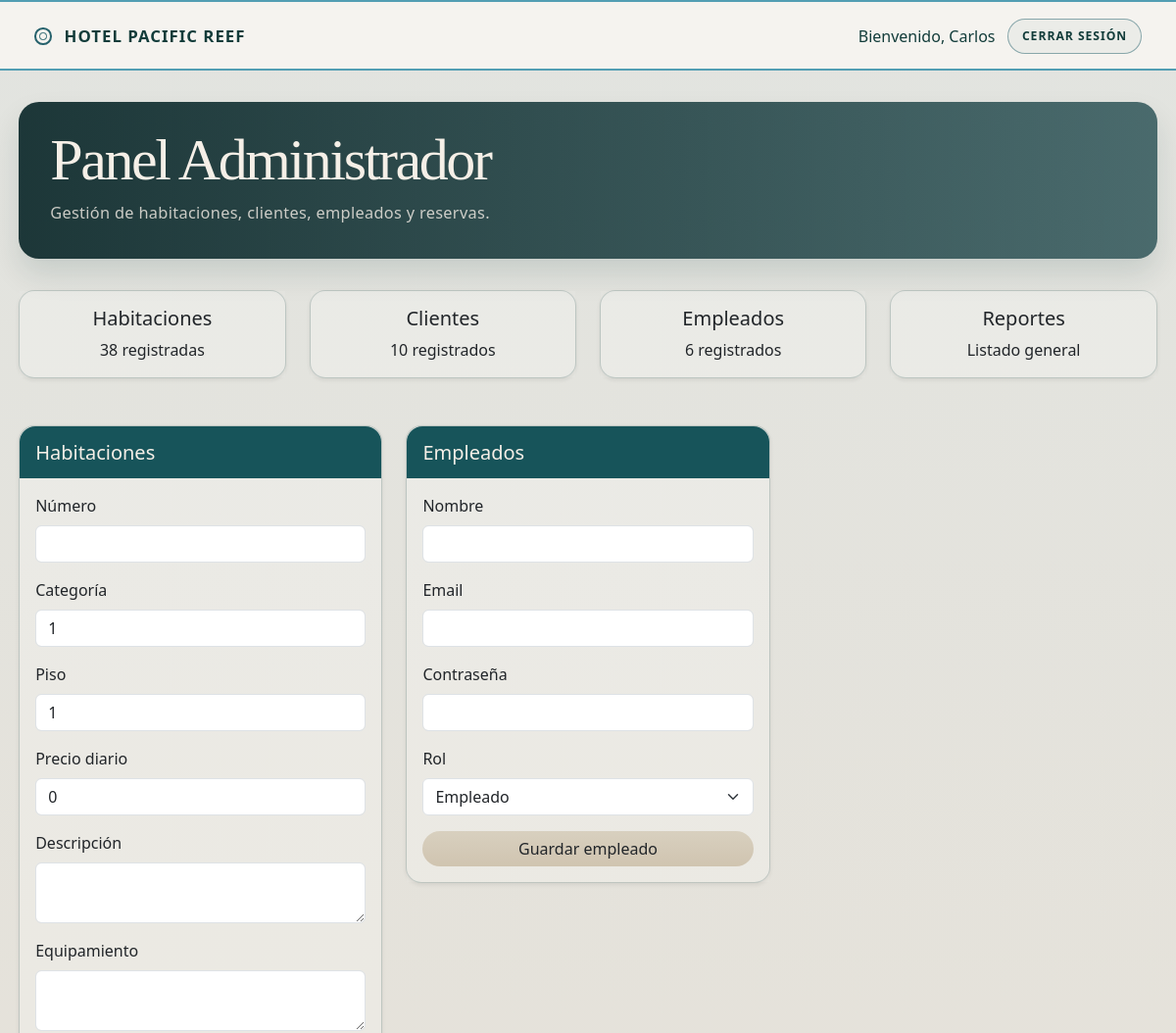
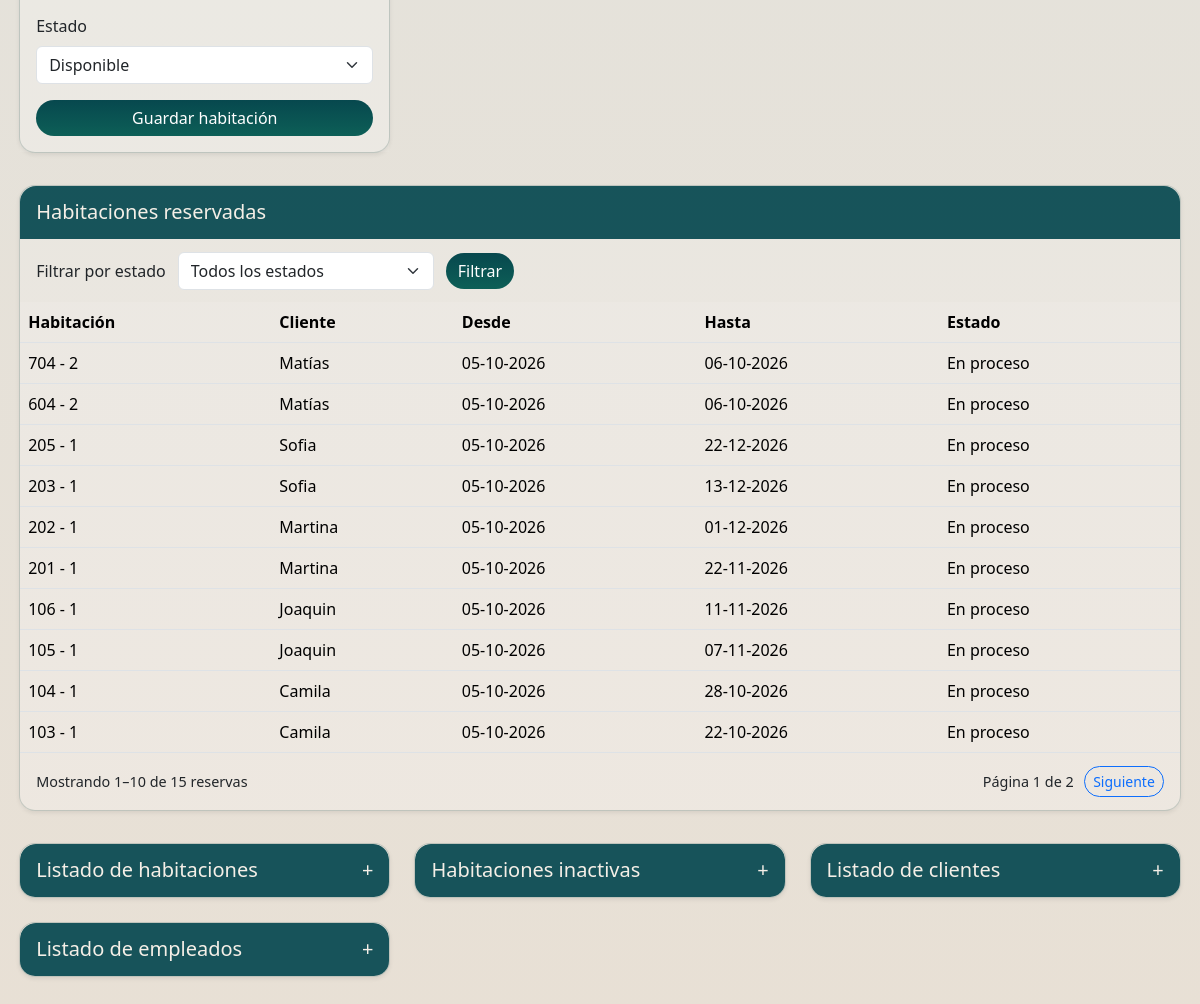
Page /App/views/admin.php (signed in) on the committed database (2 pictures, top to bottom).
### tables this page shows
CREATE TABLE `reserva` (
  `idReserva` int(11) NOT NULL,
  `fechaReserva` datetime NOT NULL DEFAULT current_timestamp(),
  `fechaIngreso` date NOT NULL,
  `fechaSalida` date NOT NULL,
  `cantidadDias` int(11) NOT NULL,
  `valorTotal` decimal(10,2) NOT NULL,
  `valorAnticipo` decimal(10,2) NOT NULL,
  `estado` varchar(30) DEFAULT 'Pendiente',
  `idHabitacion` int(11) NOT NULL,
  `idCliente` int(11) NOT NULL
);

CREATE TABLE `habitacion` (
  `idHabitacion` int(11) NOT NULL,
  `numero` varchar(10) NOT NULL,
  `piso` int(11) NOT NULL,
  `descripcion` text DEFAULT NULL,
  `equipamiento` text DEFAULT NULL,
  `valorDiario` decimal(10,2) NOT NULL,
  `estado` varchar(30) DEFAULT 'Disponible',
  `idCategoria` int(11) NOT NULL
);

CREATE TABLE `cliente` (
  `idCliente` int(11) NOT NULL,
  `nombre` varchar(100) NOT NULL,
  `apellido` varchar(100) NOT NULL,
  `run` varchar(12) DEFAULT NULL,
  `email` varchar(150) NOT NULL,
  `telefono` varchar(20) DEFAULT NULL,
  `direccion` varchar(255) DEFAULT NULL,
  `password` varchar(255) NOT NULL,
  `estado` tinyint(1) DEFAULT 1,
  `idRol` int(11) NOT NULL
);

### App/views/admin.php (the view, shortened to what the rows shown need)
<?php
require_once '../config/database.php';
function getColumnList($conn, $table)
{
    $cols = [];
    $result = $conn->query("SHOW COLUMNS FROM `" . $table . "`");
    if ($result) {
        while ($row = $result->fetch_assoc()) {
            $cols[] = $row['Field'];
        }
    }
    return $cols;
}
function formatFechaEs($fecha)
{
    try {
        $date = new DateTime($fecha);
        return $date->format('d-m-Y');
    } catch (Exception $e) {
        return (string) $fecha;
    }
}
function detectarColumnaFecha($columns, $preferencias)
{
    foreach ($preferencias as $preferencia) {
        if (in_array($preferencia, $columns, true)) {
            return $preferencia;
        }
    }
    foreach ($columns as $column) {
        $lower = strtolower($column);
        if (str_contains($lower, 'fecha') || str_contains($lower, 'inicio') || str_contains($lower, 'fin') || str_contains($lower, 'desde') || str_contains($lower, 'hasta')) {
            if (!preg_match('/(?:^|_)(id|numero|codigo)(?:$|_)/i', $column)) {
                return $column;
            }
        }
    }
    return null;
}
$reservaColumns = getColumnList($conn, 'reserva');
$fechaInicioCol = detectarColumnaFecha($reservaColumns, ['fechaInicio', 'fecha_inicio', 'fecha_inicial', 'fechaEntrada', 'fecha_entrada']) ?? 'fechaIngreso';
$fechaFinCol = detectarColumnaFecha($reservaColumns, ['fechaFin', 'fecha_fin', 'fecha_final', 'fechaSalida', 'fecha_salida']) ?? 'fechaSalida';
$columnaInicioReserva = $fechaInicioCol ? "r.`$fechaInicioCol`" : 'r.fechaIngreso';
$columnaFinReserva = $fechaFinCol ? "r.`$fechaFinCol`" : 'r.fechaSalida';
$estadoReservaSql = "CASE
    WHEN r.estado = 'Cancelada' THEN 'Cancelada'
    WHEN $columnaFinReserva < CURDATE() THEN 'Finalizada'
    WHEN $columnaInicioReserva <= CURDATE() AND $columnaFinReserva >= CURDATE() THEN 'En proceso'
    ELSE r.estado
END";
$estadosReservas = [];
$resultadoEstados = $conn->query("SELECT DISTINCT $estadoReservaSql AS estado FROM reserva r ORDER BY estado");
while ($filaEstado = $resultadoEstados->fetch_assoc()) {
    if ($filaEstado['estado'] !== null && $filaEstado['estado'] !== '') {
        $estadosReservas[] = $filaEstado['estado'];
    }
}
$estadoFiltroReserva = $_GET['estadoReserva'] ?? '';
if (!is_string($estadoFiltroReserva) || !in_array($estadoFiltroReserva, $estadosReservas, true)) {
    $estadoFiltroReserva = '';
}
$paginaReservaEntrada = $_GET['paginaReservas'] ?? 1;
$paginaReservas = is_scalar($paginaReservaEntrada)
    ? filter_var($paginaReservaEntrada, FILTER_VALIDATE_INT, ['options' => ['min_range' => 1]])
    : false;
$paginaReservas = $paginaReservas ?: 1;
$condicionEstado = $estadoFiltroReserva === ''
    ? ''
    : ' WHERE (' . $estadoReservaSql . ") = '" . $conn->real_escape_string($estadoFiltroReserva) . "'";
$conteoReservas = $conn->query("SELECT COUNT(*) AS total FROM reserva r" . $condicionEstado);
$totalReservas = (int) $conteoReservas->fetch_assoc()['total'];
$reservasPorPagina = 10;
$totalPaginasReservas = max(1, (int) ceil($totalReservas / $reservasPorPagina));
$paginaReservas = min($paginaReservas, $totalPaginasReservas);
$inicioReservas = ($paginaReservas - 1) * $reservasPorPagina;
$reservasActivas = $conn->query(
    "SELECT r.*, h.numero, h.idCategoria, c.nombre AS nombreCliente
     FROM reserva r
     LEFT JOIN habitacion h ON h.idHabitacion = r.idHabitacion
     LEFT JOIN cliente c ON c.idCliente = r.idCliente" .
    $condicionEstado .
    " ORDER BY r.idReserva DESC LIMIT $reservasPorPagina OFFSET $inicioReservas"
);
?>
<!DOCTYPE html>
<html lang="es">
<head>
    <link rel="stylesheet" href="https://cdn.jsdelivr.net/npm/bootstrap@5.3.2/dist/css/bootstrap.min.css">
    <link rel="stylesheet" href="style.css">
</head>
<body class="page-admin">
    <div class="panel-wrap">
        <section class="panel-hero">
            <h1>Panel Administrador</h1>
        </section>
        <div class="container-fluid px-0 mb-5">
        <div class="row g-4 mt-2">
            <div class="col-12">
                <div id="lista-reservas" class="card shadow-sm">
                    <div class="card-body p-0">
                        <table class="table mb-0">
                            <thead>
                                <tr>
                                    <th>Habitación</th>
                                    <th>Cliente</th>
                                    <th>Desde</th>
                                    <th>Hasta</th>
                                    <th>Estado</th>
                                </tr>
                            </thead>
                            <tbody>
                                <?php if ($reservasActivas->num_rows > 0): ?>
                                    <?php while ($reserva = $reservasActivas->fetch_assoc()): ?>
                                        <?php
                                        $estadoReserva = $reserva['estado'];
                                        $fechaInicioReserva = $fechaInicioCol ? substr((string) ($reserva[$fechaInicioCol] ?? ''), 0, 10) : '';
                                        $fechaFinReserva = $fechaFinCol ? substr((string) ($reserva[$fechaFinCol] ?? ''), 0, 10) : '';
                                        $hoy = date('Y-m-d');
                                        if ($estadoReserva !== 'Cancelada' && $fechaInicioReserva !== '' && $fechaFinReserva !== '') {
                                            if ($fechaFinReserva < $hoy) {
                                                $estadoReserva = 'Finalizada';
                                            } elseif ($fechaInicioReserva <= $hoy && $fechaFinReserva >= $hoy) {
                                                $estadoReserva = 'En proceso';
                                            }
                                        }
                                        ?>
                                        <tr>
                                            <td><?php echo htmlspecialchars(($reserva['numero'] ?? 'Habitación eliminada') . (isset($reserva['idCategoria']) ? ' - ' . $reserva['idCategoria'] : '')); ?></td>
                                            <td><?php echo htmlspecialchars($reserva['nombreCliente'] ?? 'Cliente eliminado'); ?></td>
                                            <td><?php echo htmlspecialchars(formatFechaEs($reserva[$fechaInicioCol] ?? '')); ?></td>
                                            <td><?php echo htmlspecialchars(formatFechaEs($reserva[$fechaFinCol] ?? '')); ?></td>
                                            <td><?php echo htmlspecialchars($estadoReserva); ?></td>
                                        </tr>
                                    <?php endwhile; ?>
                                <?php else: ?>
                                    <tr>
                                        <td colspan="5" class="text-center text-muted">No hay reservas para este estado.</td>
                                    </tr>
                                <?php endif; ?>
                            </tbody>
                        </table>
                    </div>
                </div>
            </div>
        </div>
    </div>
</body>
</html>

### rows in the picture
reserva: idHabitacion.idCategoria "704 - 2", idCliente.nombre "Matías", fechaReserva "05-10-2026", fechaSalida "06-10-2026", estadoReserva "En proceso"
reserva: idHabitacion.idCategoria "604 - 2", idCliente.nombre "Matías", fechaReserva "05-10-2026", fechaSalida "06-10-2026", estadoReserva "En proceso"
reserva: idHabitacion.idCategoria "205 - 1", idCliente.nombre "Sofia", fechaReserva "05-10-2026", fechaSalida "22-12-2026", estadoReserva "En proceso"
reserva: idHabitacion.idCategoria "203 - 1", idCliente.nombre "Sofia", fechaReserva "05-10-2026", fechaSalida "13-12-2026", estadoReserva "En proceso"
reserva: idHabitacion.idCategoria "202 - 1", idCliente.nombre "Martina", fechaReserva "05-10-2026", fechaSalida "01-12-2026", estadoReserva "En proceso"
reserva: idHabitacion.idCategoria "201 - 1", idCliente.nombre "Martina", fechaReserva "05-10-2026", fechaSalida "22-11-2026", estadoReserva "En proceso"
reserva: idHabitacion.idCategoria "106 - 1", idCliente.nombre "Joaquin", fechaReserva "05-10-2026", fechaSalida "11-11-2026", estadoReserva "En proceso"
reserva: idHabitacion.idCategoria "105 - 1", idCliente.nombre "Joaquin", fechaReserva "05-10-2026", fechaSalida "07-11-2026", estadoReserva "En proceso"
reserva: idHabitacion.idCategoria "104 - 1", idCliente.nombre "Camila", fechaReserva "05-10-2026", fechaSalida "28-10-2026", estadoReserva "En proceso"
reserva: idHabitacion.idCategoria "103 - 1", idCliente.nombre "Camila", fechaReserva "05-10-2026", fechaSalida "22-10-2026", estadoReserva "En proceso"

### other values in the picture
$_SESSION['usuario'] "Carlos"
$habitaciones->num_rows "38"
$clientes->num_rows "10"
$empleados->num_rows "6"
$inicioReservas + 1 "1"
min($inicioReservas + $reservasActivas->num_rows, $totalReservas) "10"
$totalReservas "15"
$paginaReservas "1"
$totalPaginasReservas "2"
